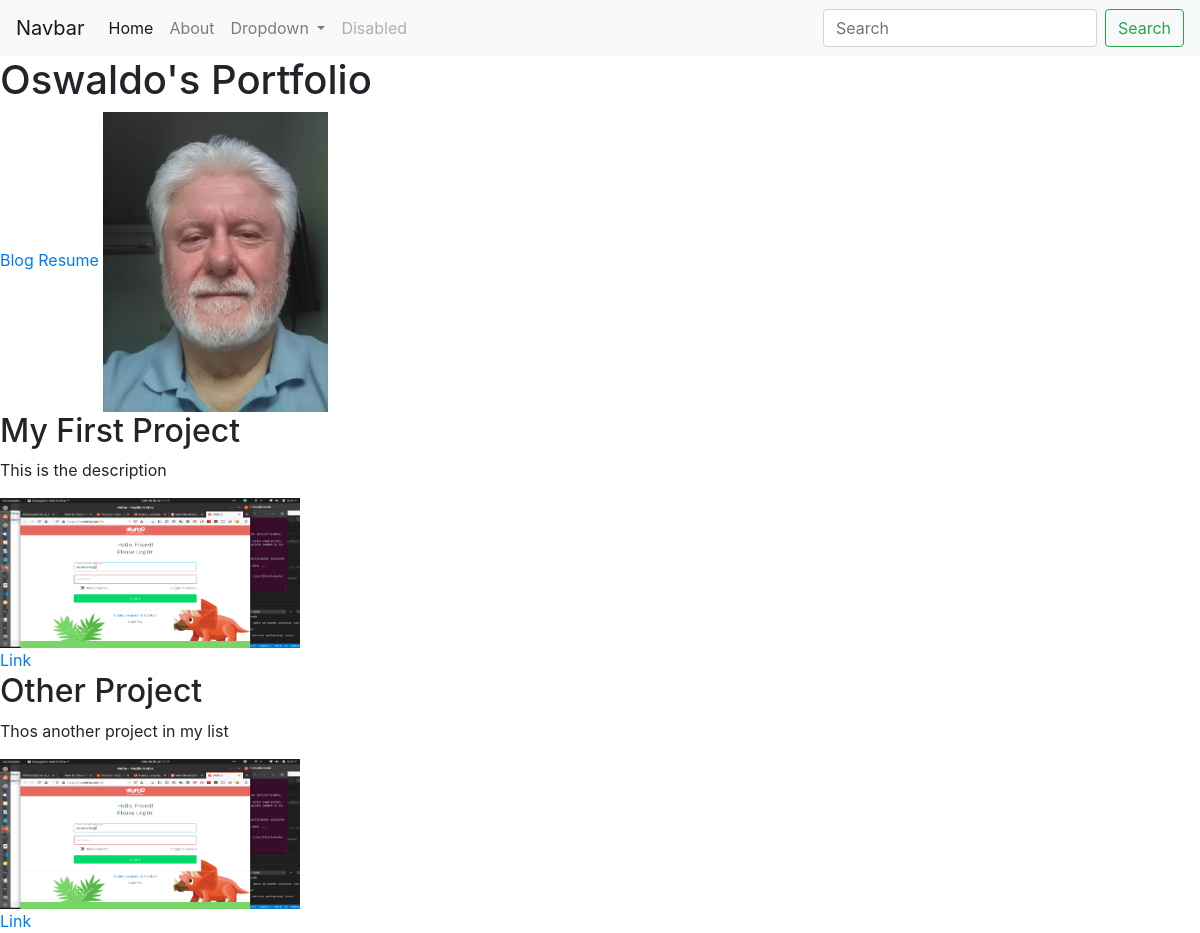
The page / on the database its author committed.
### portfolio/models.py (models this page shows, shortened)
class Project(models.Model):
    title = models.CharField(max_length=100)
    description = models.CharField(max_length=250)
    image = models.ImageField(upload_to='portfolio/images/')
    url = models.URLField(blank=True)

### portfolio/views.py (the view)
# urls.py: 2. Add a URL to urlpatterns:  path('', views.home, name='home')
def home(request):
    projects = Project.objects.all()
    return render(request, 'portfolio/home.html', {'projects':projects})

### portfolio/templates/portfolio/home.html (shortened to what this page needs)
{% extends 'portfolio/base.html' %}
{% block content %}
<h1>Oswaldo's Portfolio</h1>
{% load static %}
<a href="{% url 'blog:all_blogs' %}">Blog</a>
<a href="{% static 'portfolio/resume.pdf' %}">Resume</a>
<img src="{% static 'portfolio/IMG_20200428_091130.jpg' %}" height=300 >
{% for project in projects %}
<h2>{{ project.title }}</h2>
<p>{{ project.description }}</p>
<img src='{{ project.image.url }}' height=150 Width=300>
{% if project.url %}
<a href='{{ project.url }}'>Link</a>
{% endif %}
{% endfor%}
{% endblock %}

### rows shown on the page
Project: title "My First Project", description "This is the description", image (picture)
Project: title "Other Project", description "Thos another project in my list", image (picture)
